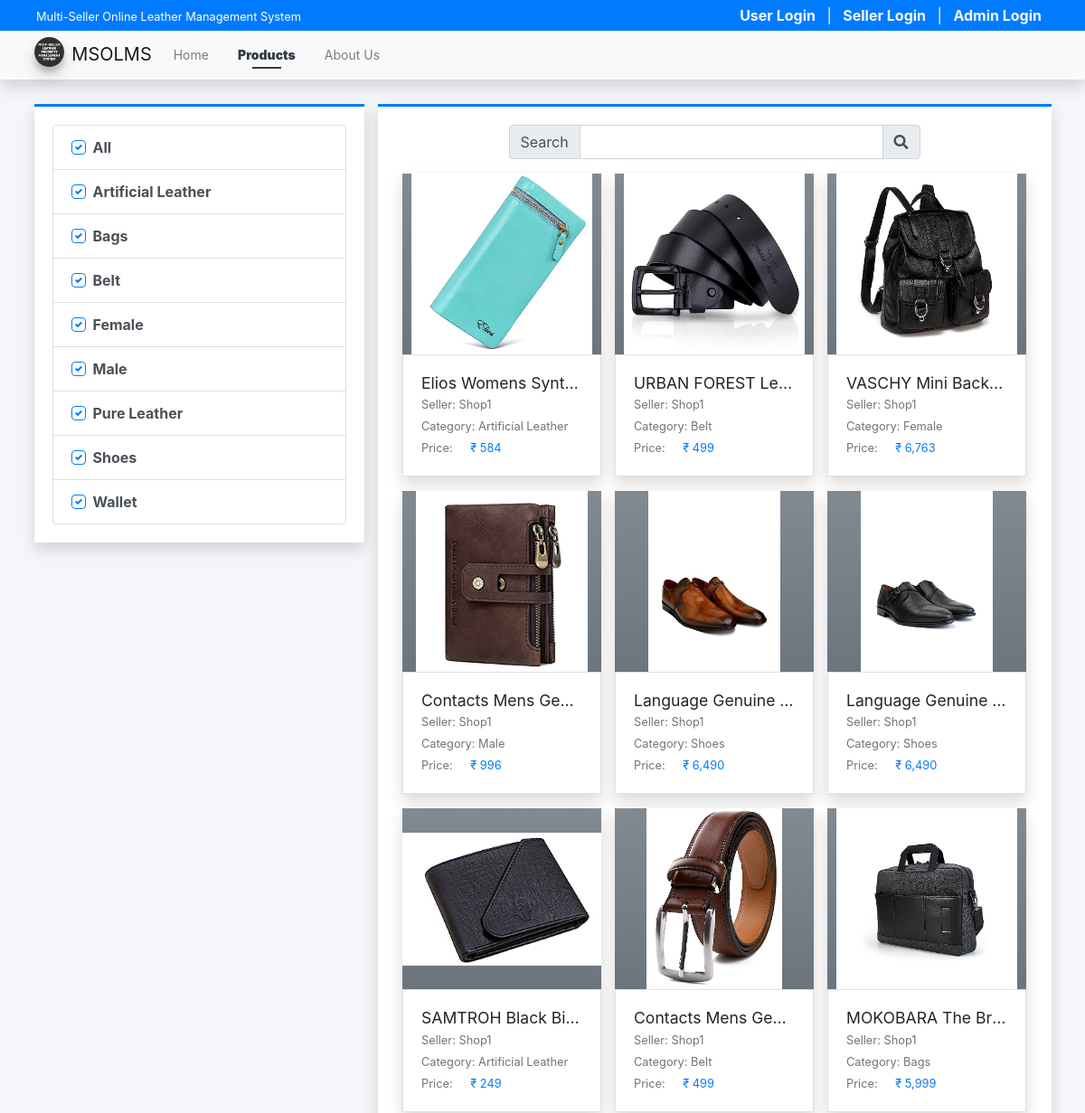
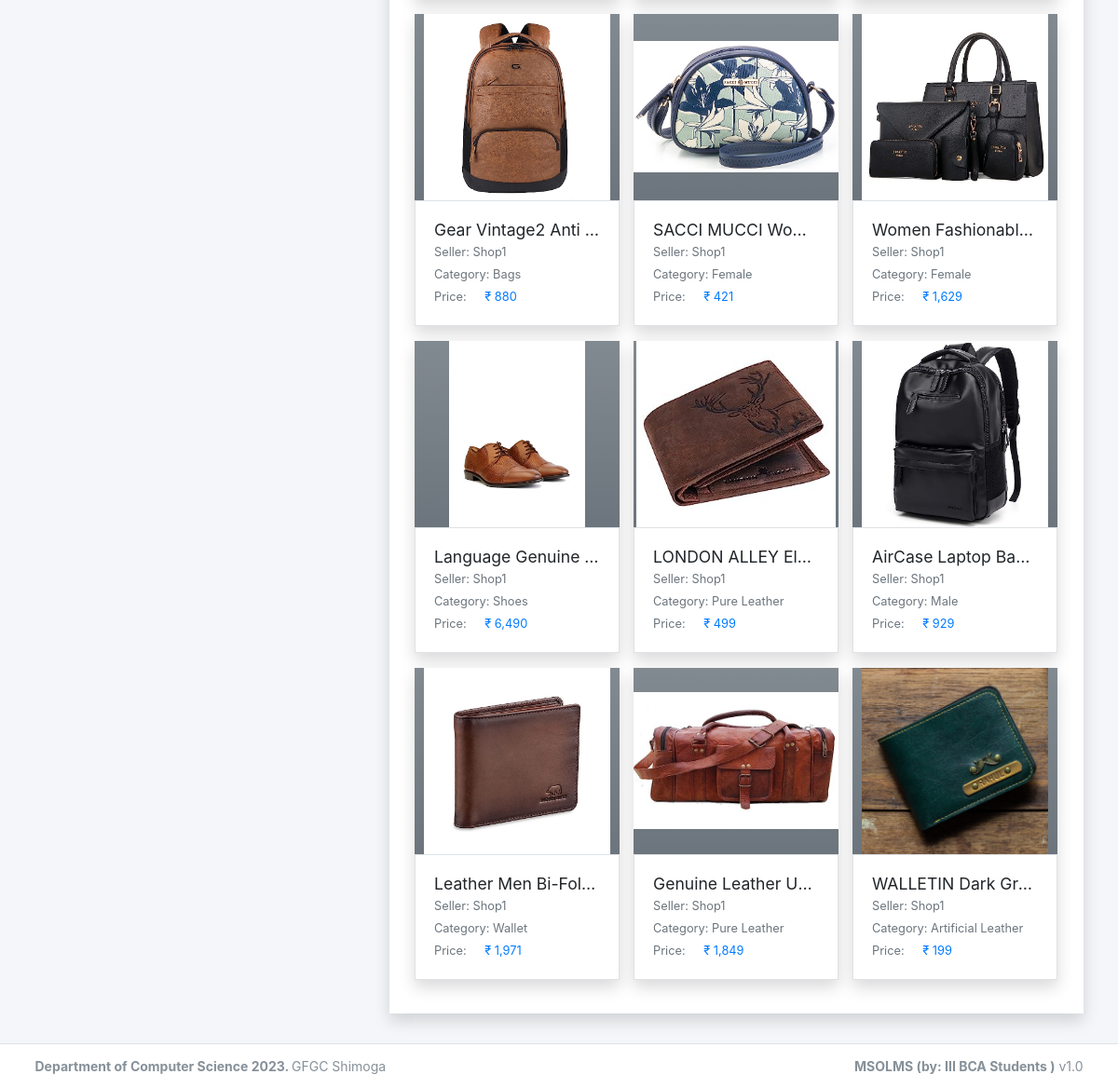
The page /?page=products on the database its author committed (2 pictures, top to bottom).
### tables this page shows
CREATE TABLE `category_list` (
  `id` int(30) NOT NULL,
  `seller_id` int(30) NOT NULL,
  `name` text NOT NULL,
  `description` text NOT NULL,
  `status` tinyint(1) NOT NULL DEFAULT 1,
  `delete_flag` tinyint(1) NOT NULL DEFAULT 0,
  `date_created` datetime NOT NULL DEFAULT current_timestamp(),
  `date_updated` datetime DEFAULT NULL ON UPDATE current_timestamp()
);

CREATE TABLE `product_list` (
  `id` int(30) NOT NULL,
  `seller_id` int(30) DEFAULT NULL,
  `category_id` int(30) DEFAULT NULL,
  `name` text NOT NULL,
  `description` text NOT NULL,
  `price` double NOT NULL DEFAULT 0,
  `image_path` text DEFAULT NULL,
  `status` tinyint(1) NOT NULL DEFAULT 1,
  `delete_flag` tinyint(1) NOT NULL DEFAULT 0,
  `date_created` datetime NOT NULL DEFAULT current_timestamp(),
  `date_updated` datetime DEFAULT NULL ON UPDATE current_timestamp()
);

CREATE TABLE `seller_list` (
  `id` int(30) NOT NULL,
  `code` varchar(100) NOT NULL,
  `shop_type_id` int(30) NOT NULL,
  `shop_name` text NOT NULL,
  `shop_owner` text NOT NULL,
  `contact` text NOT NULL,
  `username` text NOT NULL,
  `password` text NOT NULL,
  `avatar` text DEFAULT NULL,
  `status` tinyint(1) NOT NULL DEFAULT 1,
  `delete_flag` tinyint(1) NOT NULL DEFAULT 0,
  `date_created` datetime NOT NULL DEFAULT current_timestamp(),
  `date_updated` datetime DEFAULT NULL ON UPDATE current_timestamp()
);

### config.php (called while the page is built, shortened)
<?php
function validate_image($file){
    $file = explode("?",$file)[0];
	if(!empty($file)){
		if(is_file(base_app.$file)){
			return base_url.$file;
		}else{
			return base_url.'dist/img/no-image-available.png';
		}
	}else{
		return base_url.'dist/img/no-image-available.png';
	}
}
function format_num($number = 0, $max_decimal = ''){
    if(is_numeric($number)){
        $ex = explode('.',$number);
        $dec = isset($ex[1]) ? strlen($ex[1]) : 0;
        if(empty($max_decimal) || (is_numeric($max_decimal) && $max_decimal >= $dec)){
            return number_format($number,$dec);
        }else{
            if(is_numeric($max_decimal))
                return number_format($number,$max_decimal);
            else
                return "Invalid Maximum Decimal";
        }
    }else{
        return "Invalid Number";
    }
}
?>

### products/index.php (the view, shortened to what this page needs)
<?php
$category_ids = isset($_GET['cids']) ? $_GET['cids'] : 'all';
?>
<div class="content py-3">
    <div class="row">
        <div class="col-md-4">
            <div class="card card-outline rounded-0 card-primary shadow">
                <div class="card-body">
                    <div class="list-group">
                        <div class="list-group-item list-group-item-action">
                            <div class="custom-control custom-checkbox">
                                <label for="cat_all" class="custom-control-label"> All</label>
                            </div>
                        </div>
                        <?php
                        $categories = $conn->query("SELECT * FROM `category_list` WHERE delete_flag = 0 AND status = 1 AND seller_id NOT IN (SELECT id FROM `seller_list` WHERE delete_flag != 0 or status != 1) ORDER BY `name` ASC");
                        while($row = $categories->fetch_assoc()):
                        ?>
                        <div class="list-group-item list-group-item-action">
                            <div class="custom-control custom-checkbox">
                                <label for="cat_item<?= $row['id'] ?>" class="custom-control-label"> <?= $row['name'] ?></label>
                            </div>
                        </div>
                        <?php endwhile; ?>
                    </div>
                </div>
            </div>
        </div>
        <div class="col-md-8">
            <div class="card card-outline card-primary shadow rounded-0">
                <div class="card-body">
                    <div class="container-fluid">
                        <div class="row justify-content-center mb-3">
                            <div class="col-lg-8 col-md-10 col-sm-12">
                                <form action="" id="search-frm">
                                    <div class="input-group">
                                        <div class="input-group-prepend"><span class="input-group-text">Search</span></div>
                                        <input type="search" id="search" class="form-control" value="<?= isset($_GET['search']) ? $_GET['search'] : '' ?>">
                                        <div class="input-group-append"><button class="input-group-text"><i class="fa fa-search"></i></button></div>
                                    </div>
                                </form>
                            </div>
                        </div>
                        <div class="row" id="product_list">
                            <?php
                            $swhere = "";
                            if(!empty($category_ids)):
                            $products = $conn->query("SELECT p.*, v.shop_name as seller, c.name as `category` FROM `product_list` p INNER JOIN seller_list v ON p.seller_id = v.id INNER JOIN category_list c ON p.category_id = c.id WHERE p.delete_flag = 0 AND p.`status` = 1 AND p.seller_id NOT IN (SELECT id FROM `seller_list` WHERE delete_flag != 0 or status != 1) {$swhere} ORDER BY RAND()");
                            while($row = $products->fetch_assoc()):
                            ?>
                            <div class="col-lg-4 col-md-6 col-sm-12 product-item">
                                <a href="./?page=products/view_product&id=<?= $row['id'] ?>" class="card shadow rounded-0 text-reset text-decoration-none">
                                <div class="product-img-holder position-relative">
                                    <img src="<?= validate_image($row['image_path']) ?>" alt="Product-image" class="img-top product-img bg-gradient-gray">
                                </div>
                                    <div class="card-body border-top border-gray border border-1">
                                        <h5 class="card-title text-truncate w-100"><?= $row['name'] ?></h5>
                                        <div class="d-flex w-100">
                                            <div class="col-auto px-0"><small class="text-muted">Seller:&nbsp </small></div>
                                            <div class="col-auto px-0 flex-shrink-1 flex-grow-1"><p class="text-truncate m-0"><small class="text-muted"><?= $row['seller'] ?></small></p></div>
                                        </div>
                                        <div class="d-flex">
                                            <div class="col-auto px-0"><small class="text-muted">Category:&nbsp </small></div>
                                            <div class="col-auto px-0 flex-shrink-1 flex-grow-1"><p class="text-truncate m-0"><small class="text-muted"><?= $row['category'] ?></small></p></div>
                                        </div>
                                        <div class="d-flex">
                                            <div class="col-auto px-0"><small class="text-muted">Price:&nbsp </small></div>
                                            <div class="col-auto px-0 flex-shrink-1 flex-grow-1"><p class="m-0 pl-3"><small class="text-primary">₹ <?= format_num($row['price']) ?></small></p></div>
                                        </div>
                                    </div>
                                </a>
                            </div>
                            <?php endwhile; ?>
                            <?php else: ?>
                                <div class="col-12 text-center">
                                    Pleas select atleast 1 product category
                                </div>
                            <?php endif; ?>
                        </div>
                    </div>
                </div>
            </div>
        </div>
    </div>
</div>

### rows shown on the page
category_list: name "Artificial Leather"
category_list: name "Bags"
category_list: name "Belt"
category_list: name "Female"
category_list: name "Male"
category_list: name "Pure Leather"
category_list: name "Shoes"
category_list: name "Wallet"
product_list: shows a picture, name "Elios Womens Synt…", seller.shop_name "Shop1", category.name "Artificial Leather", price "584"
product_list: shows a picture, name "URBAN FOREST Le…", seller.shop_name "Shop1", category.name "Belt", price "499"
product_list: shows a picture, name "VASCHY Mini Back…", seller.shop_name "Shop1", category.name "Female", price "6,763"
product_list: shows a picture, name "Contacts Mens Ge…", seller.shop_name "Shop1", category.name "Male", price "996"
product_list: shows a picture, name "Language Genuine…", seller.shop_name "Shop1", category.name "Shoes", price "6,490"
product_list: shows a picture, name "Language Genuine…", seller.shop_name "Shop1", category.name "Shoes", price "6,490"
product_list: shows a picture, name "SAMTROH Black Bi…", seller.shop_name "Shop1", category.name "Artificial Leather", price "249"
product_list: shows a picture, name "Contacts Mens Ge…", seller.shop_name "Shop1", category.name "Belt", price "499"
product_list: shows a picture, name "MOKOBARA The Br…", seller.shop_name "Shop1", category.name "Bags", price "5,999"
product_list: shows a picture, name "Gear Vintage2 Anti…", seller.shop_name "Shop1", category.name "Bags", price "880"
product_list: shows a picture, name "SACCI MUCCI Wo…", seller.shop_name "Shop1", category.name "Female", price "421"
product_list: shows a picture, name "Women Fashionabl…", seller.shop_name "Shop1", category.name "Female", price "1,629"
product_list: shows a picture, name "Language Genuine…", seller.shop_name "Shop1", category.name "Shoes", price "6,490"
product_list: shows a picture, name "LONDON ALLEY El…", seller.shop_name "Shop1", category.name "Pure Leather", price "499"
product_list: shows a picture, name "AirCase Laptop Ba…", seller.shop_name "Shop1", category.name "Male", price "929"
product_list: shows a picture, name "Leather Men Bi-Fol…", seller.shop_name "Shop1", category.name "Wallet", price "1,971"
product_list: shows a picture, name "Genuine Leather U…", seller.shop_name "Shop1", category.name "Pure Leather", price "1,849"
product_list: shows a picture, name "WALLETIN Dark Gr…", seller.shop_name "Shop1", category.name "Artificial Leather", price "199"

### other values the page prints
$_settings->info('name') "Multi-Seller Online Leather Management System"
$_settings->info('short_name') "MSOLMS"
